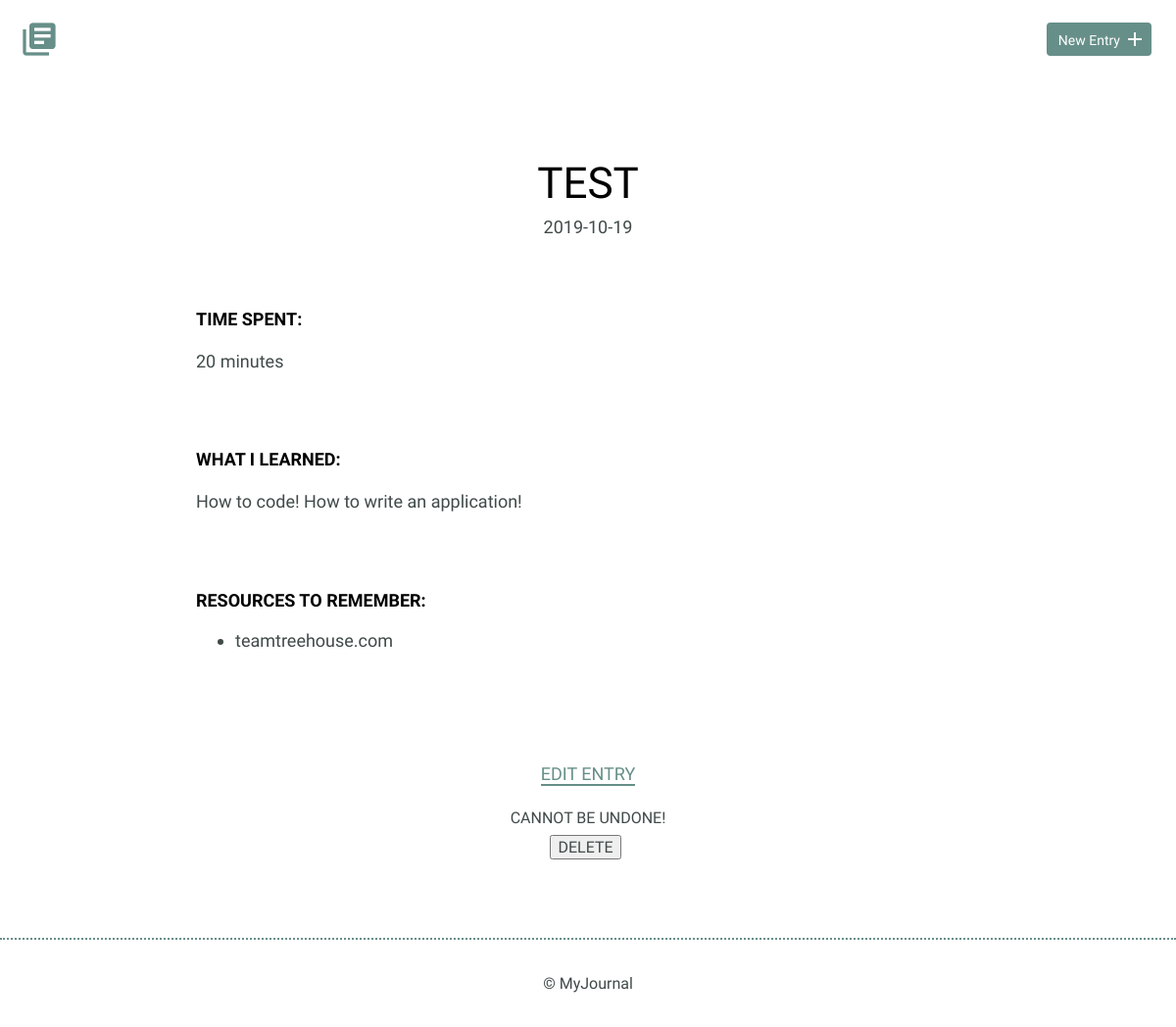
The app's page /detail.php?id=9 with its own data.
### tables this page shows
CREATE TABLE "entries" (
	`id`	INTEGER,
	`title`	TEXT,
	`date`	TEXT,
	`time_spent`	INTEGER,
	`learned`	BLOB,
	`resources`	BLOB,
	PRIMARY KEY(`id`)
);

### inc/functions.php (called while the page is built, shortened)
<?php
function get_single_entry($id) {
	include 'inc/dbconnection.php';
	$get_entry = "SELECT id, title, date, time_spent, learned, resources
								FROM entries
								WHERE id = ?";
	if (isset($_GET['id'])) {
		try {
			$results = $db->prepare($get_entry);
			$results->bindValue(1, $id, PDO::PARAM_INT);
			$results->execute();
		} catch (Connection $e) {
				$e->getMessage();
				return array();
		}
	}
	return $results->fetch(PDO::FETCH_ASSOC);
}

### detail.php (the view, shortened to what this page needs)
<?php
	include 'inc/head.php';
	include 'inc/functions.php';
	$single_entry = get_single_entry($_GET['id']);
?>
    <body>
        <header>
            <div class="container">
                <div class="site-header">
                    <a class="logo" href="index.php"><i class="material-icons">library_books</i></a>
                    <a class="button icon-right" href="new.php"><span>New Entry</span> <i class="material-icons">add</i></a>
                </div>
            </div>
        </header>
        <section>
            <div class="container">
                <div class="entry-list single">
                    <article>
												<h1><?php echo $single_entry['title']; ?></h1>
                        <time datetime="2016-01-31"><?php echo $single_entry['date']; ?></time>
                        <div class="entry">
                            <h3>Time Spent: </h3>
                            <p><?php echo $single_entry['time_spent']; ?> minutes</p>
                        </div>
                        <div class="entry">
                            <h3>What I Learned:</h3>
                            <p><?php echo $single_entry['learned']; ?></p>
                        </div>
                        <div class="entry">
                            <h3>Resources to Remember:</h3>
                            <ul>
                                <li><?php echo $single_entry['resources']; ?></li>
                            </ul>
                        </div>
                    </article>
                </div>
            </div>
            <div class="edit">
                <p><a href="edit.php?id=<?php echo $single_entry['id'];?>">Edit Entry</a></p>
								<form method="POST" action="">
									<label for="delete-entry">CANNOT BE UNDONE!</label>
									<input type="submit" id="delete-btn" name="deleteEntry" value="DELETE">
								</form>
            </div>
        </section>
				<?php include 'inc/footer.php'; ?>

### css/site.css (style rules this page uses)
body { font-size: 16px; color: #404a49; font-family: 'Cousine', serif; font-weight: 400; }
.container { margin: 0 auto; padding: 0 25px; }
header .site-header { margin: 0 auto; height: 95px; }
header .logo i { color: #678f89; margin: 20px 0 0 -5px; float: left; font-size: 40px; }
header .button { float: right; margin: 33px 0 0 0; }
.button { padding: 8px 10px 6px 10px; background: #678f89; border: 2px solid #678f89; border-radius: 4px; text-decoration: none; color: #FFF; position: relative; text-align: center; font-size: 14px; }
.button.icon-right { padding-right: 30px; top: -10px; }
.button.icon-right i { position: absolute; top: 3px; right: 3px; }
h1, h2, h3 { margin: 0; font-weight: 400; line-height: 1em; color: #000; }
h1 { font-size: 44px; margin-bottom: 12px; }
h3 { font-size: 18px; font-family: 'Work Sans', serif; font-weight: 600; text-transform: uppercase; }
p { line-height: 1.8em; font-size: 18px; }
p a { border-bottom: 2px solid #678f89; padding: 0; color: #678f89; text-decoration: none; }
ul li { line-height: 1.8em; font-size: 18px; }
.entry-list, .edit-entry, .new-entry { max-width: 800px; margin: 0 auto; padding: 70px 0 150px 0; }
.entry-list article { margin-bottom: 70px; text-align: center; }
.entry-list article:last-child { margin-bottom: 0; }
.entry-list.single { padding-bottom: 70px; }
.entry-list.single time { font-size: 18px; }
.entry { max-width: 800px; margin: 75px auto 0 auto; text-align: left; }
.entry p { margin-bottom: 40px; }
.edit { padding-bottom: 80px; text-align: center; margin: 0 auto; }
.edit a { font-weight: 400; text-transform: uppercase; font-size: 18px; }
form label { display: block; margin-bottom: 8px; }
input[type=submit] { margin-right: 5px; }

### records on screen
entries: title "TEST", date "2019-10-19", time_spent "20", learned "How to code! How to write an application!", resources "teamtreehouse.com"
